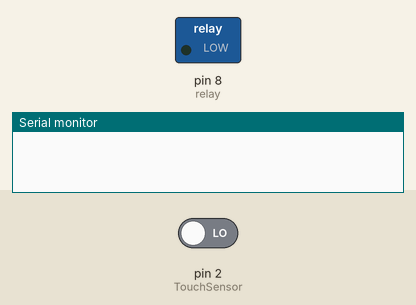
Simulated run of this sketch. Board: Arduino Uno, built with avr-gcc and run on an emulated ATmega328P. Shown: switched loads named in the sketch (green lamp = pin HIGH), the last lines printed to the serial monitor. The test bench sets the inputs (shaded band); at power-on: pin 2 (TouchSensor) LOW.

Above: at 1.2 s.
1.3 s: pin 2 (TouchSensor) driven HIGH
At 2.1 s:
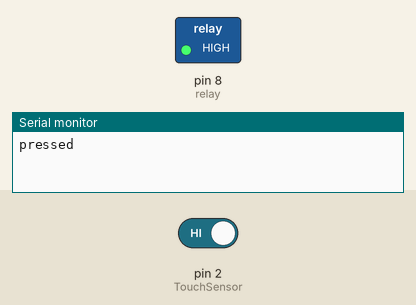
Timing chart, 0 to 4.3 s (numbered marks = the images above; inputs shaded):
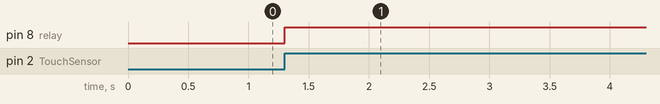

The sketch:

touch_sensor.ino
```cpp
#define TouchSensor 2

int relay = 8;

boolean currentState = LOW; boolean lastState = LOW; boolean RelayState = LOW;

void setup() { Serial.begin(9600); pinMode(relay, OUTPUT);
pinMode(TouchSensor, INPUT); }

void loop() { currentState = digitalRead(TouchSensor); if (currentState == HIGH && lastState == LOW){ Serial.println("pressed"); delay(1);

if (RelayState == HIGH){
  digitalWrite(relay, LOW);
  RelayState = LOW;
} else {
  digitalWrite(relay, HIGH);
  RelayState = HIGH;
}
} lastState = currentState; }
```

Measured:
- after the input at 1.3 s, pin 8 (relay): LOW → HIGH at once
